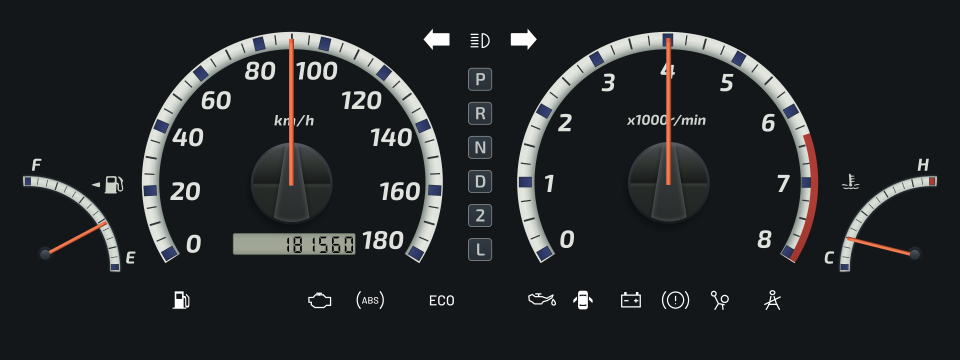
#> input picture Gaia/Приборная панель · Вариант 2 · 1920 × 722.png, 1920 x 720 px (shown at 1/2 size)
$ python gaia_text.py '../Gaia/Приборная панель · Вариант 2 · 1920 × 722.png'
#> lines starting #> are read from the running program, lines starting #| are printed output that depends on the picture; after the words box and inside, x2 and y2 are one past the last pixel; in counts of white or black regions, pixels touching at a corner belong together
#!/usr/bin/env python3
"""Находит на макете все «буквы/цифры» и читает их OCR-ом.

Зачем: в SVG дизайнера нет ни одного <text> — вся типографика переведена в
кривые. Поэтому что написано на шкалах и где стоят подписи, надёжнее всего
снять с растрового рендера макета: находим яркие связные компоненты,
склеиваем в слова и отдаём в tesseract.

    python3 tools/gaia_text.py                     # весь макет
    python3 tools/gaia_text.py --thr 170           # маска «самое яркое»
    python3 tools/gaia_text.py --box 280,50,900,540  # только область

tesseract берётся из локально распакованных пакетов (.dsh-ocr/tess), если он
там есть; иначе — из PATH. Зависимости: numpy, Pillow.
"""

import os
import subprocess
import sys
from collections import deque

import numpy as np
from PIL import Image, ImageOps

HERE = os.path.dirname(os.path.abspath(__file__))
ROOT = os.path.dirname(HERE)
DEFAULT_PNG = os.path.join(ROOT, "Gaia", "Приборная панель · Вариант 2 · 1920 × 722.png")
TESS_LOCAL = os.path.join(ROOT, ".dsh-ocr", "tess")
TESS_DATA = os.path.join(TESS_LOCAL, "usr", "share", "tesseract-ocr", "5", "tessdata")


def tesseract_cmd():
    exe = os.path.join(TESS_LOCAL, "usr", "bin", "tesseract")
    if os.path.exists(exe):
        return exe
    return "tesseract"


def ocr_image(img, psm="7", lang="rus+eng", cmd=None):
    tmp = os.path.join(ROOT, ".dsh-ocr", "gaia", "ocr_block.png")
    os.makedirs(os.path.dirname(tmp), exist_ok=True)
    img.save(tmp)
    env = dict(os.environ)
    env["LD_LIBRARY_PATH"] = os.path.join(TESS_LOCAL, "usr", "lib", "x86_64-linux-gnu")
    if os.path.isdir(TESS_DATA):
        env["TESSDATA_PREFIX"] = TESS_DATA
    r = subprocess.run([cmd or tesseract_cmd(), tmp, "stdout", "-l", lang, "--psm", psm],
                       capture_output=True, text=True, env=env)
    return r.stdout.strip()


def components(mask):
    """Связные компоненты 4-связностью (без scipy)."""
    h, w = mask.shape
    seen = np.zeros_like(mask, dtype=bool)
    out = []
    ys, xs = np.nonzero(mask)
    for y, x in zip(ys.tolist(), xs.tolist()):
        if seen[y, x]:
            continue
        q = deque([(y, x)])
        seen[y, x] = True
        x0 = x1 = x
        y0 = y1 = y
        n = 0
        while q:
            cy, cx = q.popleft()
            n += 1
            if cx < x0: x0 = cx
            if cx > x1: x1 = cx
            if cy < y0: y0 = cy
            if cy > y1: y1 = cy
            for dy, dx in ((1, 0), (-1, 0), (0, 1), (0, -1)):
                ny, nx = cy + dy, cx + dx
                if 0 <= ny < h and 0 <= nx < w and mask[ny, nx] and not seen[ny, nx]:
                    seen[ny, nx] = True
                    q.append((ny, nx))
        out.append((x0, y0, x1, y1, n))
    return out


def group_words(comps, gap_x=7, gap_y=3):
    """Склеиваем компоненты в слова: близко по x и на одной строке."""
    words = []
    for c in sorted(comps, key=lambda c: (c[1], c[0])):
        placed = False
        for w in words:
            if (c[1] <= w[3] + gap_y and c[3] >= w[1] - gap_y
                    and c[0] <= w[2] + gap_x and c[2] >= w[0] - gap_x):
                w[0] = min(w[0], c[0]); w[1] = min(w[1], c[1])
                w[2] = max(w[2], c[2]); w[3] = max(w[3], c[3])
                w[4].append(c)
                placed = True
                break
        if not placed:
            words.append([c[0], c[1], c[2], c[3], [c]])
    return words


def main():
    args = sys.argv[1:]
    png = DEFAULT_PNG
    thr = 165
    box = None
    i = 0
    while i < len(args):
        if args[i] == "--thr":
            thr = float(args[i + 1]); i += 2
        elif args[i] == "--box":
            box = tuple(int(v) for v in args[i + 1].split(",")); i += 2
        else:
            png = args[i]; i += 1

    im = Image.open(png).convert("L")
    a = np.asarray(im).astype(float)
    ox, oy = 0, 0
    if box:
        x0, y0, x1, y1 = box
        a = a[y0:y1, x0:x1]
        ox, oy = x0, y0

    mask = a > thr
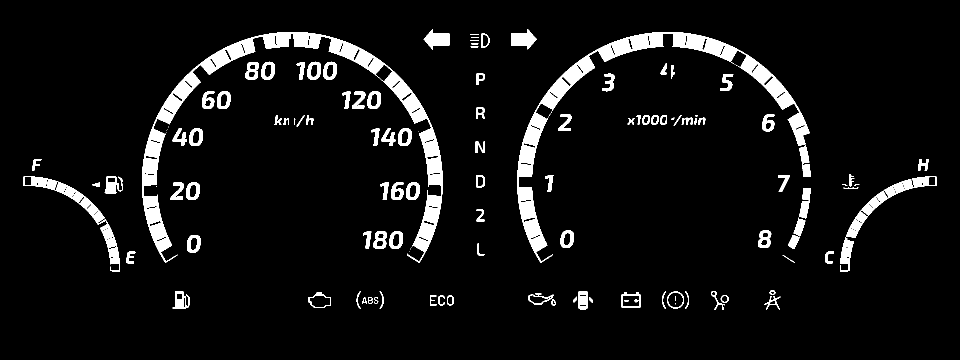
#> mask: shape (720, 1920) bool (shown at 1/2 size); 6.5% white; 131 white regions (25 under 20 px), largest, box (x1, y1, x2, y2) and area: (284, 64, 885, 526) 28401, (1035, 64, 1619, 526) 23455, (46, 353, 240, 543) 4489
    comps = [c for c in components(mask) if c[4] >= 12]
#> the loop in components, `for y, x in zip(ys.tolist(), xs.tolist()):` made 90272 passes
#> (y, x) on passes 3 to 5: (59, 864), (59, 865), (59, 1055)
#> after the loop in components, `for y, x in zip(ys.tolist(), xs.tolist()):`: out = 163 items, first 6: (847, 58, 898, 98, 1233), (1022, 58, 1072, 98, 1220), (284, 64, 884, 525, 28382), (1035, 64, 1618, 525, 23442), (963, 66, 978, 95, 179), (941, 68, 956, 69, 32)
#> comps = 112 items, first 6: (847, 58, 898, 98, 1233), (1022, 58, 1072, 98, 1220), (284, 64, 884, 525, 28382), (1035, 64, 1618, 525, 23442), (963, 66, 978, 95, 179), (941, 68, 956, 69, 32)
    words = group_words(comps)
#> the loop in group_words, `for c in sorted(comps, key=lambda c: (c[1], c[0])):` made 112 passes
#> c on passes 1 to 12: (847, 58, 898, 98, 1233), (1022, 58, 1072, 98, 1220), (284, 64, 884, 525, 28382), (1035, 64, 1618, 525, 23442), (963, 66, 978, 95, 179), (941, 68, 956, 69, 32), (942, 74, 956, 75, 29), (941, 80, 956, 81, 32), (942, 86, 956, 88, 41), (941, 92, 956, 94, 44), (523, 123, 549, 158, 553), (615, 123, 641, 158, 557)
#> after the loop in group_words, `for c in sorted(comps, key=lambda c: (c[1], c[0])):`: w = [1242, 584, 1281, 614, [(1242, 584, 1281, 614, 338), (1268, 598, 1276, 604, 33), (1248, 600, 1256, 602, 25)]]; words = 27 items
#> words = 27 items
    print(f"{os.path.basename(png)}: порог {thr}, компонент {len(comps)}, слов {len(words)}")
#| Приборная панель · Вариант 2 · 1920 × 722.png: порог 165, компонент 112, слов 27
    print(f"{'x':>5} {'y':>5} {'w':>4} {'h':>4}  text")
    for w in sorted(words, key=lambda w: (w[1] // 40, w[0])):
        x0, y0, x1, y1 = w[0], w[1], w[2], w[3]
        pad = 4
        crop = a[max(0, y0 - pad):y1 + pad, max(0, x0 - pad):x1 + pad]
        if crop.size == 0 or crop.shape[0] < 6 or crop.shape[1] < 6:
            continue
        m = (crop > thr).astype(np.uint8) * 255
        img = Image.fromarray(255 - m)
        scale = max(2, int(120 / max(1, crop.shape[0])))
        img = img.resize((crop.shape[1] * scale, crop.shape[0] * scale), Image.LANCZOS)
        txt = ocr_image(img)
        print(f"{x0+ox:5d} {y0+oy:5d} {x1-x0:4d} {y1-y0:4d}  {txt!r}")
#> this loop made 1 pass
#> (x0, y0, x1, y1, pad, scale) on pass 1: (284, 58, 898, 525, 4, 2)
#> pass 1, in main, `crop = a[max(0, y0 - pad):y1 + pad, max(0, x0 - pad):x1 + pad]`:
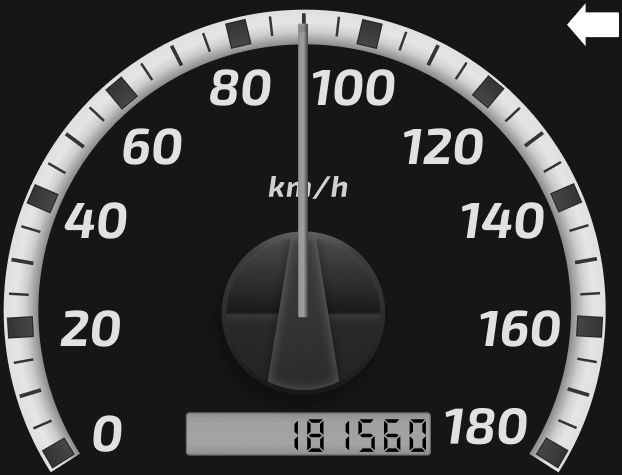
#> crop: shape (475, 622) float64; min 0, max 255, mean 61.1
#> pass 1, in main, `m = (crop > thr).astype(np.uint8) * 255`:
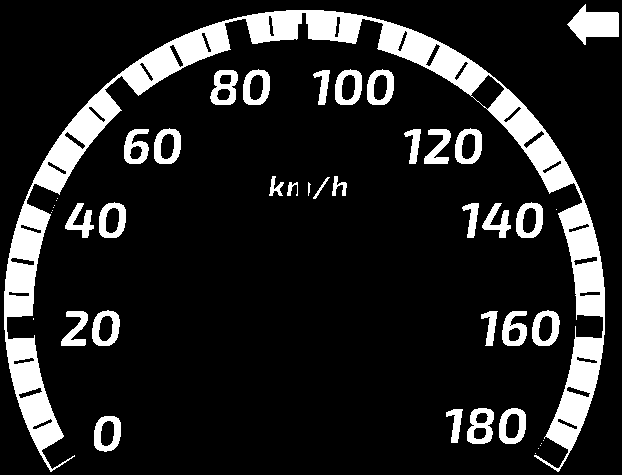
#> m: shape (475, 622); 14.1% white; 44 white regions (13 under 20 px), largest, box (x1, y1, x2, y2) and area: (4, 10, 605, 472) 28401, (567, 4, 619, 45) 1233, (467, 408, 494, 444) 578
#> pass 1, in main, `img = img.resize((crop.shape[1] * scale, crop.shape[0] * scale), Image..`:
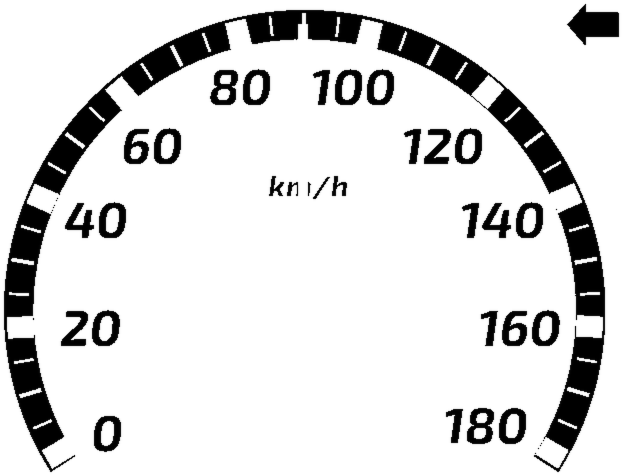
#> img: PIL image 1244x950 L (shown at 1/2 size); min 0, max 255, mean 218.9


if __name__ == "__main__":
    main()
#> (the call stopped at in ocr_image, `r = subprocess.run([cmd or tesseract_cmd(), tmp, "stdout", "-l", lang,..`: subprocess is not available in this run)
